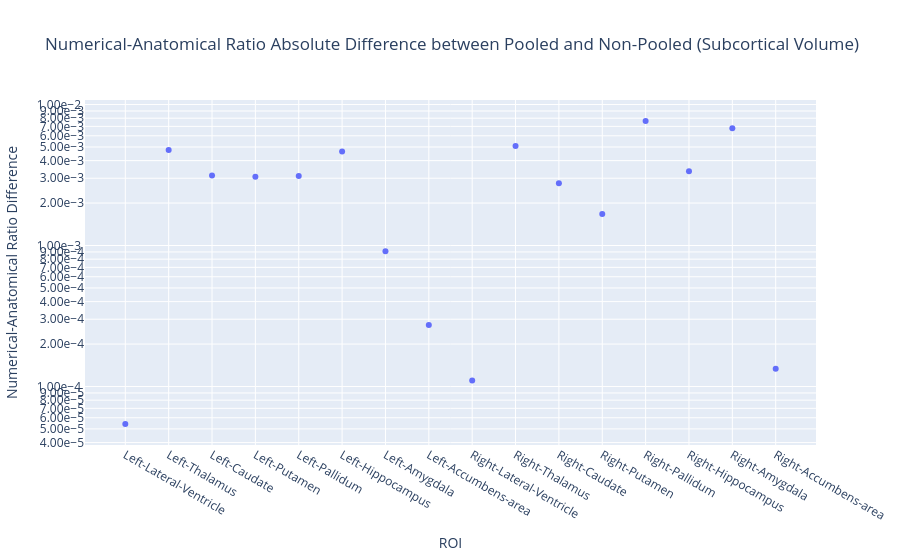

Source (notebook cell):
### Markdown cell above
#### Difference between pooled vs non-pooled

### Code cell
r_na_diff = r_na_pooled.copy()
r_na_diff["r"] = (r_na_diff["r"] - r_na["r"]).abs()
# Filter out ROI 
roi_to_keep = [
        "Left-Accumbens-area",
        "Left-Amygdala",
        "Left-Caudate",
        "Left-Hippocampus",
        "Left-Pallidum",
        "Left-Putamen",
        "Left-Thalamus",
        "Left-Lateral-Ventricle",
        "Right-Accumbens-area",
        "Right-Amygdala",
        "Right-Caudate",
        "Right-Hippocampus",
        "Right-Pallidum",
        "Right-Putamen",
        "Right-Thalamus",
        "Right-Lateral-Ventricle",
    ]
r_na_diff = r_na_diff[r_na_diff.ROI.isin(roi_to_keep)]
print(f"Max difference: {r_na_diff['r'].max()}")
px.scatter(
    r_na_diff,
    x="ROI",
    y="r",
    log_y=True,
    title="Numerical-Anatomical Ratio Absolute Difference between Pooled and Non-Pooled (Subcortical Volume)",
    labels={"r": "Numerical-Anatomical Ratio Difference"},
).update_yaxes(tickformat=".2e")

### Figure 1 — Plotly figure (JSON) as saved in the notebook; plotly's stock layout.template omitted (floating-point values rounded to 4 significant figures)
{"data": [{"hovertemplate": "ROI=%{x}<br>Numerical-Anatomical Ratio Difference=%{y}<extra></extra>", "legendgroup": "", "marker": {"color": "#636efa", "symbol": "circle"}, "mode": "markers", "name": "", "orientation": "v", "showlegend": false, "type": "scatter", "x": ["Left-Lateral-Ventricle", "Left-Thalamus", "Left-Caudate", "Left-Putamen", "Left-Pallidum", "Left-Hippocampus", "Left-Amygdala", "Left-Accumbens-area", "Right-Lateral-Ventricle", "Right-Thalamus", "Right-Caudate", "Right-Putamen", "Right-Pallidum", "Right-Hippocampus", "Right-Amygdala", "Right-Accumbens-area"], "xaxis": "x", "y": [5.419e-05, 0.004757, 0.003134, 0.003076, 0.003107, 0.004636, 0.0009121, 0.0002731, 0.0001105, 0.005083, 0.00277, 0.001676, 0.007641, 0.003363, 0.006777, 0.0001337], "yaxis": "y"}], "layout": {"legend": {"tracegroupgap": 0}, "title": {"text": "Numerical-Anatomical Ratio Absolute Difference between Pooled and Non-Pooled (Subcortical Volume)"}, "xaxis": {"anchor": "y", "domain": [0, 1], "title": {"text": "ROI"}}, "yaxis": {"anchor": "x", "domain": [0, 1], "tickformat": ".2e", "title": {"text": "Numerical-Anatomical Ratio Difference"}, "type": "log"}}}
